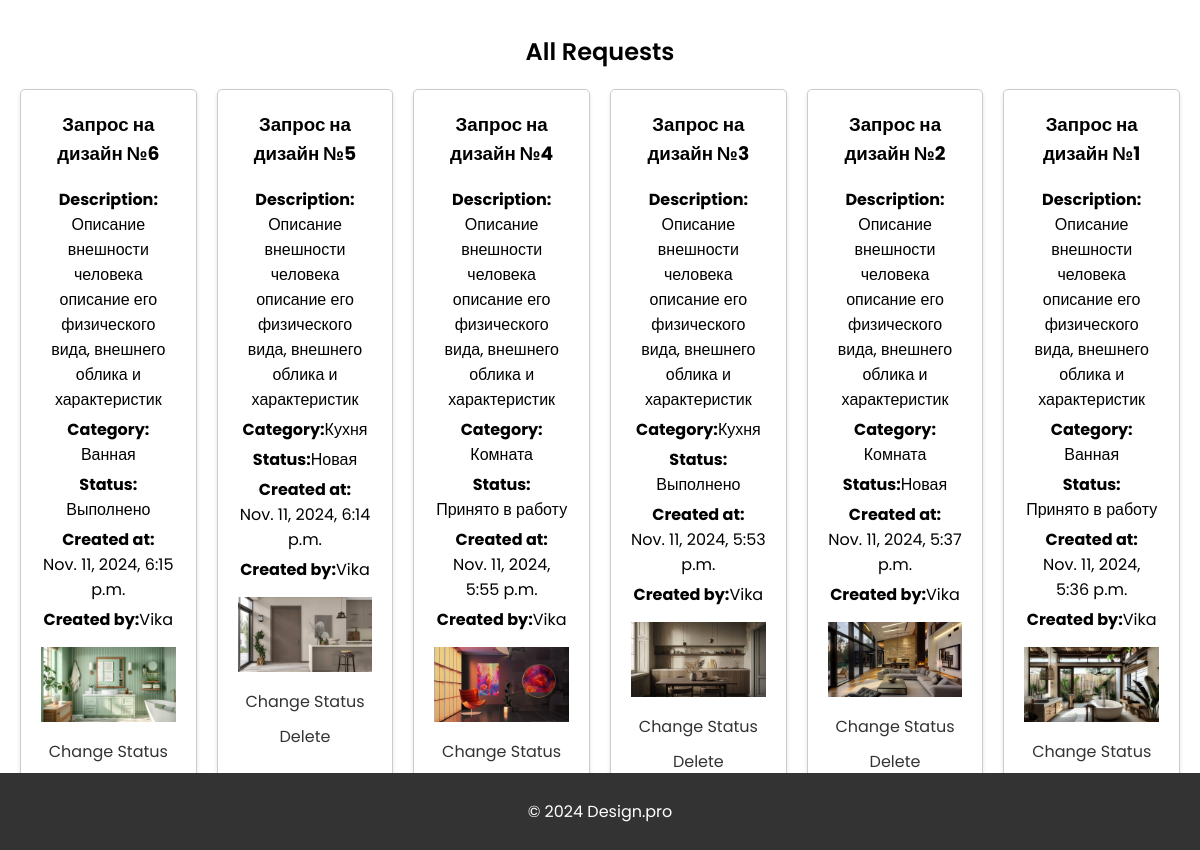
/view_all_requests/ (signed in), run on the app's committed database.
### main/models.py (models this page shows)
class Request(models.Model):
    STATUS_CHOICES = [
        ('Новая', 'Новая'),
        ('Принято в работу', 'Принято в работу'),
        ('Выполнено', 'Выполнено'),
    ]
    user = models.ForeignKey(User, on_delete=models.CASCADE)
    title = models.CharField(max_length=255)
    description = models.TextField()
    category = models.ForeignKey(Category, on_delete=models.CASCADE)
    image = models.ImageField(upload_to='images/')
    status = models.CharField(max_length=20, choices=STATUS_CHOICES, default='Новая')
    created_at = models.DateTimeField(auto_now_add=True)

class Category(models.Model):
    name = models.CharField(max_length=255, unique=True)
    def __str__(self):
        return self.name

### main/views.py (the view)
# urls.py: path('view_all_requests/', view_all_requests, name='view_all_requests'),
@login_required
def view_all_requests(request):
    if request.user.is_superuser:
        requests = Request.objects.all().order_by('-created_at')
        return render(request, 'view_all_requests.html', {'requests': requests})
    else:
        messages.error(request, 'You do not have permission to view all requests.')
        return redirect('view_requests')

### main/templates/view_all_requests.html (shortened to what this page needs)
{% extends 'base.html' %}
{% block content %}
<div class="wrapper fadeInDown">
  <div id="formContent">
    <h2 class="active">All Requests</h2>
    {% if requests %}
      <div class="requests-list">
        {% for request in requests %}
          <div class="request-item">
            <h3>{{ request.title }}</h3>
            <p><strong>Description:</strong> {{ request.description }}</p>
            <p><strong>Category:</strong> {{ request.category }}</p>
            <p><strong>Status:</strong> {{ request.status }}</p>
            <p><strong>Created at:</strong> {{ request.created_at }}</p>
            <p><strong>Created by:</strong> {{ request.user.username }}</p>
            {% if request.image %}
              <img src="{{ request.image.url }}" alt="Request Image" class="request-image">
            {% endif %}
            <a href="{% url 'change_status' request.id %}" class="underlineHover">Change Status</a>
            <a href="{% url 'delete_request' request.id %}" class="underlineHover">Delete</a>
          </div>
        {% endfor %}
      </div>
    {% else %}
      <p>No requests found.</p>
    {% endif %}
  </div>
</div>
{% endblock %}

### main/static/css/styles.css (style rules this page uses)
html { background-image: url('../img/va1yusha_Generate.png'); background-size: cover; background-position: center; background-repeat: no-repeat; background-attachment: fixed; }
body { font-family: "Poppins", sans-serif; margin: 0; padding: 0; }
a { color: #333; text-decoration: none; }
h2 { text-align: center; font-size: 24px; font-weight: 600; margin: 20px 0; }
.wrapper { display: flex; align-items: center; justify-content: center; height: 80vh; }
#formContent { background: #fff; padding: 30px; border-radius: 10px; box-shadow: 0 4px 8px rgba(0, 0, 0, 0.1); text-align: center; width: 100%; max-width: fit-content; }
#formContent h2 { margin-bottom: 20px; }
#formContent p { display: flex; flex-wrap: wrap; justify-content: center; }
.fadeInDown { animation: fadeInDown 1s ease-in-out; }
.underlineHover:after { display: block; left: 0; bottom: -10px; width: 0; height: 2px; background-color: #333; content: ""; transition: width 0.2s; }
.requests-list { display: flex; gap: 20px; justify-content: center; }
.request-item { background-color: #fff; padding: 20px; border: 1px solid #ccc; border-radius: 5px; box-shadow: 0 2px 4px rgba(0, 0, 0, 0.1); width: 500px; text-align: center; }
.request-item h3 { margin-top: 0; }
.request-item p { margin: 5px 0; }
.request-image { max-width: 100%; height: auto; margin-top: 10px; }
.underlineHover { display: inline-block; margin-top: 10px; color: #333; text-decoration: none; position: relative; }
.underlineHover:after { content: ''; position: absolute; width: 100%; transform: scaleX(0); height: 2px; bottom: 0; left: 0; background-color: #333; transform-origin: bottom right; transition: transform 0.25s ease-out; }

### data on the page
Request: title "Запрос на дизайн №6", description "Описание внешности человека описание его физического вида, внешнего облика и характеристик", category "Ванная", status "Выполнено", created_at "Nov. 11, 2024, 6:15 p.m.", user.username "Vika", image (picture)
Request: title "Запрос на дизайн №5", description "Описание внешности человека описание его физического вида, внешнего облика и характеристик", category "Кухня", status "Новая", created_at "Nov. 11, 2024, 6:14 p.m.", user.username "Vika", image (picture)
Request: title "Запрос на дизайн №4", description "Описание внешности человека описание его физического вида, внешнего облика и характеристик", category "Комната", status "Принято в работу", created_at "Nov. 11, 2024, 5:55 p.m.", user.username "Vika", image (picture)
Request: title "Запрос на дизайн №3", description "Описание внешности человека описание его физического вида, внешнего облика и характеристик", category "Кухня", status "Выполнено", created_at "Nov. 11, 2024, 5:53 p.m.", user.username "Vika", image (picture)
Request: title "Запрос на дизайн №2", description "Описание внешности человека описание его физического вида, внешнего облика и характеристик", category "Комната", status "Новая", created_at "Nov. 11, 2024, 5:37 p.m.", user.username "Vika", image (picture)
Request: title "Запрос на дизайн №1", description "Описание внешности человека описание его физического вида, внешнего облика и характеристик", category "Ванная", status "Принято в работу", created_at "Nov. 11, 2024, 5:36 p.m.", user.username "Vika", image (picture)
